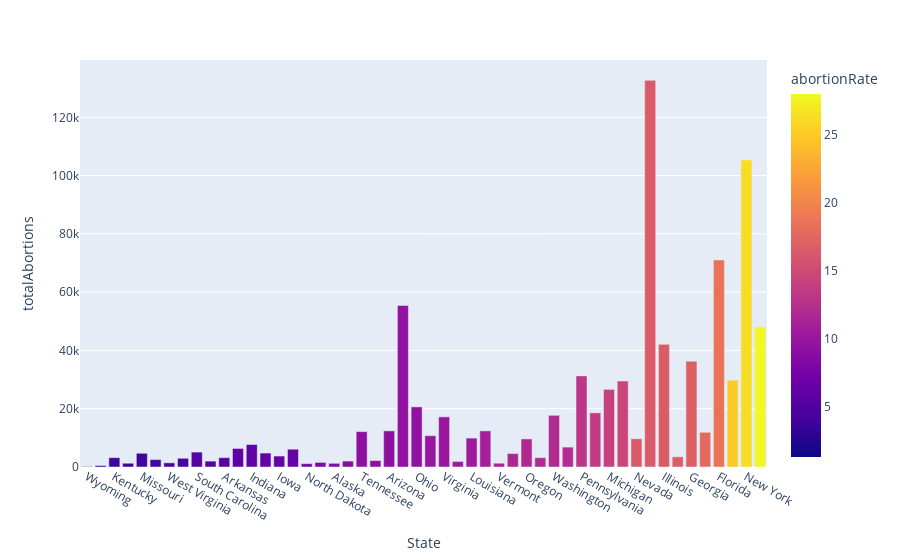

Notebook code cell kept with this figure:
### Code cell
fig = px.bar(AbVolume_df, x = "State", y = "totalAbortions", color="abortionRate")
fig_bar.update_layout(
    xaxis = dict(
    tickmode = 'array',
    tick0 = 0.2,
#     dtick = 1   
 )
)

import plotly.io as pio
pio.write_image(fig, "/Users/petergunn/Banning-The-Bortions/Resources/PlotlyBar.png", format='png')
fig.show()

### Figure 1 — Plotly figure (JSON) as saved in the notebook; plotly's stock layout.template omitted (floating-point values rounded to 4 significant figures)
{"data": [{"alignmentgroup": "True", "hovertemplate": "State=%{x}<br>totalAbortions=%{y}<br>abortionRate=%{marker.color}<extra></extra>", "legendgroup": "", "marker": {"color": [1.3, 3.1, 3.8, 3.9, 4, 4.3, 4.4, 4.4, 5.3, 5.5, 5.5, 5.9, 5.9, 6.2, 6.3, 6.4, 7.9, 8.3, 8.6, 8.8, 9.2, 9.2, 9.2, 9.4, 9.4, 10.1, 10.2, 10.5, 10.6, 10.9, 11.4, 11.7, 11.9, 12, 12.1, 12.2, 13.1, 13.5, 14.2, 14.6, 16.4, 16.4, 16.6, 16.7, 16.9, 17.7, 18.6, 25, 26.3, 28], "coloraxis": "coloraxis", "pattern": {"shape": ""}}, "name": "", "offsetgroup": "", "orientation": "v", "showlegend": false, "textposition": "auto", "type": "bar", "x": ["Wyoming", "South Dakota", "Kentucky", "Idaho", "Missouri", "Mississippi", "West Virginia", "Utah", "South Carolina", "Nebraska", "Arkansas", "Wisconsin", "Indiana", "Oklahoma", "Iowa", "Alabama", "North Dakota", "Montana", "Alaska", "Maine", "Tennessee", "New Hampshire", "Arizona", "Texas", "Ohio", "Minnesota", "Virginia", "Delaware", "Louisiana", "Colorado", "Vermont", "New Mexico", "Oregon", "Hawaii", "Washington", "Kansas", "Pennsylvania", "Massachusetts", "Michigan", "North Carolina", "Nevada", "California", "Illinois", "Rhode Island", "Georgia", "Connecticut", "Florida", "Maryland", "New York", "New Jersey"], "xaxis": "x", "y": [140, 500, 3200, 1290, 4710, 2550, 1430, 2990, 5120, 2020, 3200, 6360, 7710, 4780, 3760, 6110, 1160, 1580, 1260, 2040, 12140, 2210, 12400, 55440, 20630, 10740, 17210, 1900, 9920, 12390, 1300, 4620, 9640, 3200, 17740, 6830, 31260, 18590, 26630, 29500, 9690, 132680, 42080, 3500, 36330, 11910, 71050, 29800, 105380, 48110], "yaxis": "y"}], "layout": {"barmode": "relative", "coloraxis": {"colorbar": {"title": {"text": "abortionRate"}}, "colorscale": [[0, "#0d0887"], [0.1111, "#46039f"], [0.2222, "#7201a8"], [0.3333, "#9c179e"], [0.4444, "#bd3786"], [0.5556, "#d8576b"], [0.6667, "#ed7953"], [0.7778, "#fb9f3a"], [0.8889, "#fdca26"], [1, "#f0f921"]]}, "legend": {"tracegroupgap": 0}, "margin": {"t": 60}, "xaxis": {"anchor": "y", "domain": [0, 1], "title": {"text": "State"}}, "yaxis": {"anchor": "x", "domain": [0, 1], "title": {"text": "totalAbortions"}}}}
